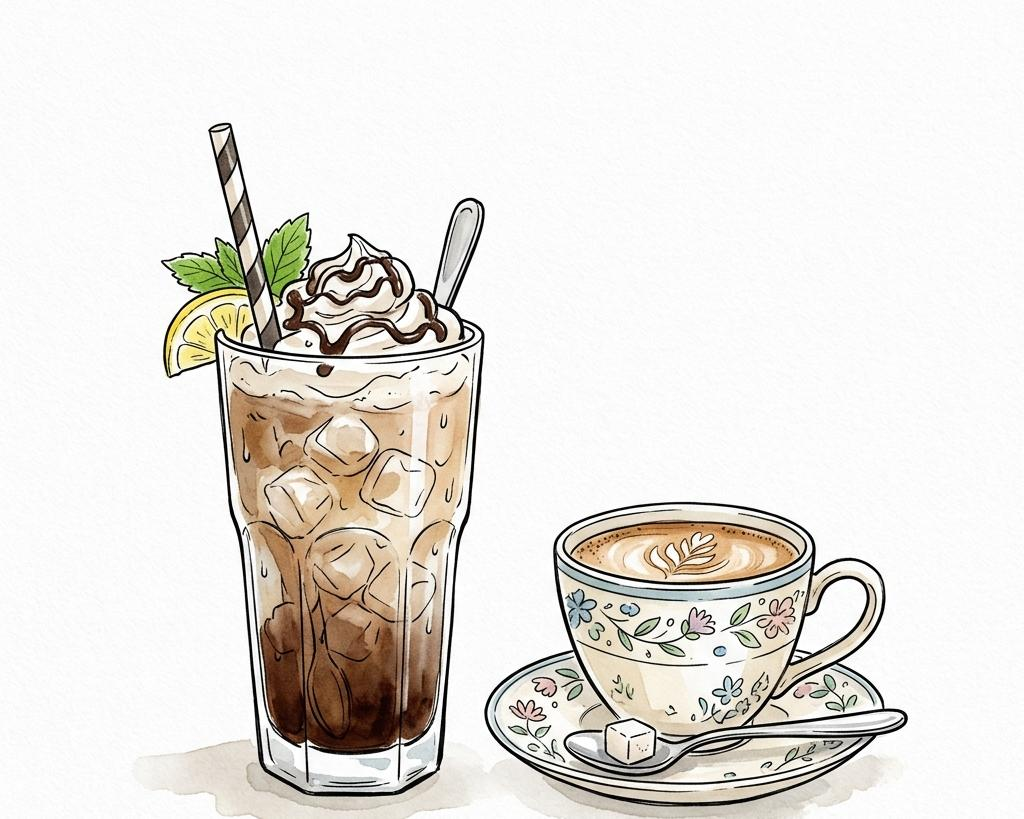
#> input picture assets/beverages.jpg, 1024 x 819 px
$ python fix_images.py
#> lines starting #> are read from the running program, lines starting #| are printed output that depends on the picture
from PIL import Image
import glob
import os

images = ["assets/beverages.jpg", "assets/food.jpg", "assets/salad.jpg"]

for img_path in images:
    if os.path.exists(img_path):
        img = Image.open(img_path)
#> img is the input picture: PIL image 1024x819 RGB; mean R, G, B 230.9, 227.6, 222.7
        width, height = img.size
#> width = 1024; height = 819

        # Crop the bottom 20% to remove text
        # crop tuple is (left, upper, right, lower)
        cropped_img = img.crop((0, 0, width, int(height * 0.8)))
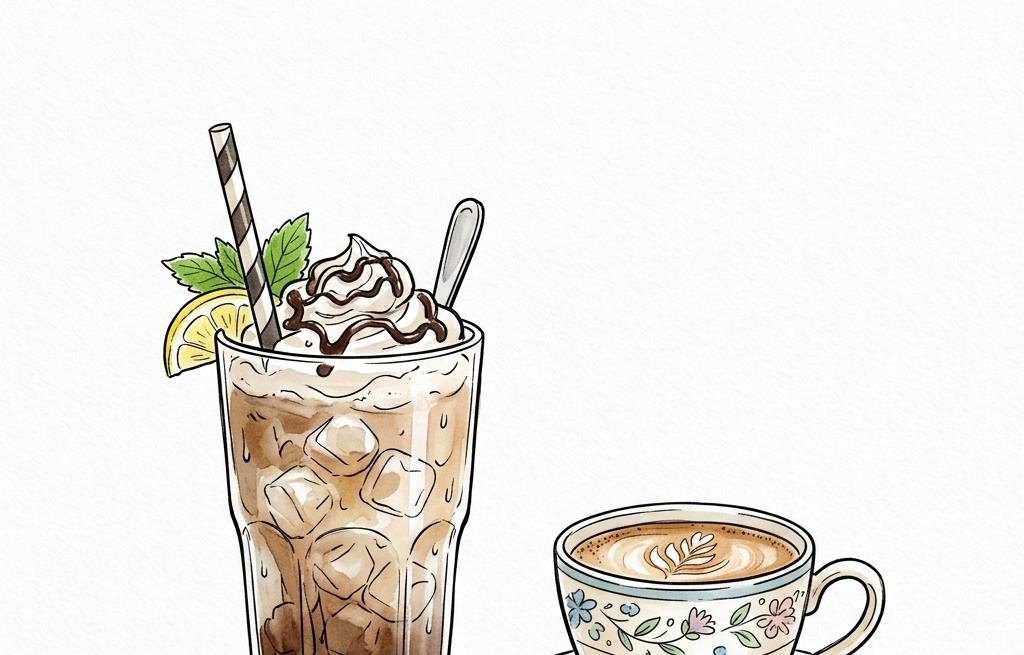
#> cropped_img: PIL image 1024x655 RGB; mean R, G, B 236.5, 233.5, 228.9
        cropped_img.save(img_path)
        print(f"Cropped {img_path}")
#> pass 2 of the loop `for img_path in images:`:
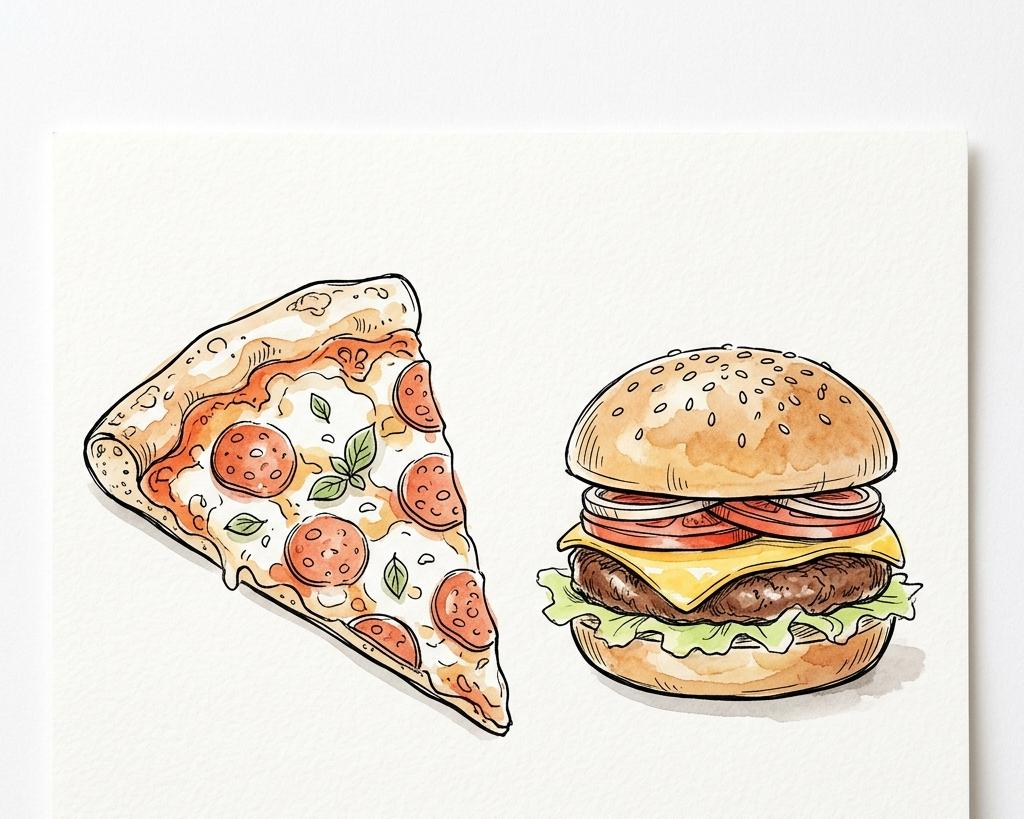
#> input picture assets/food.jpg, 1024 x 819 px
#> img is the input picture: PIL image 1024x819 RGB; mean R, G, B 233, 224.6, 214.2
#> `cropped_img = img.crop((0, 0, width, int(height * 0.8)))`:
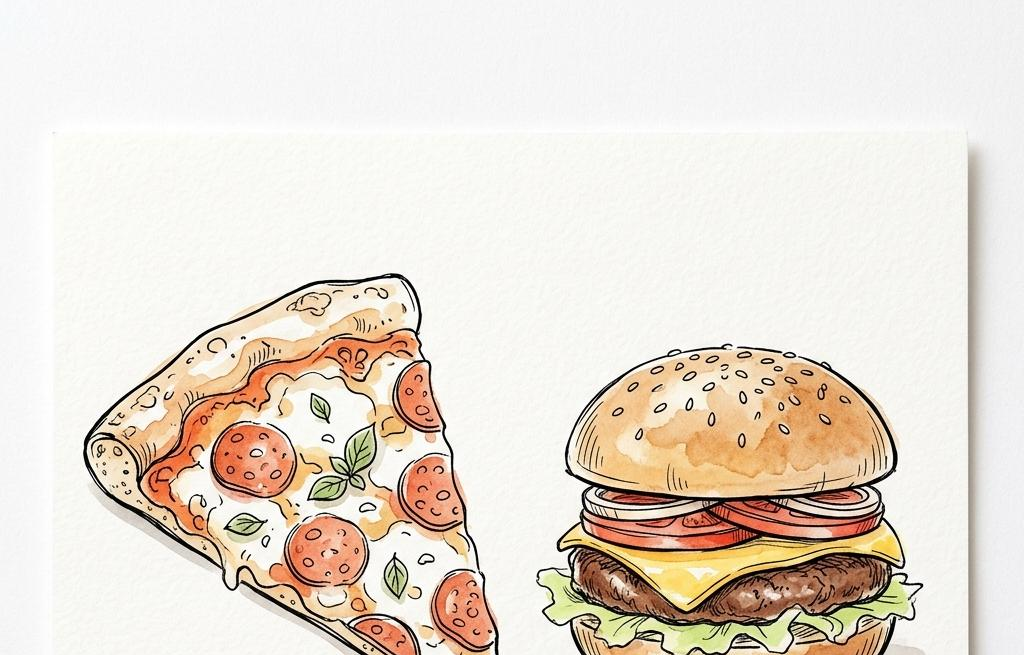
#> cropped_img: PIL image 1024x655 RGB; mean R, G, B 231.9, 222.3, 211.2
#> pass 3 of the loop `for img_path in images:`:
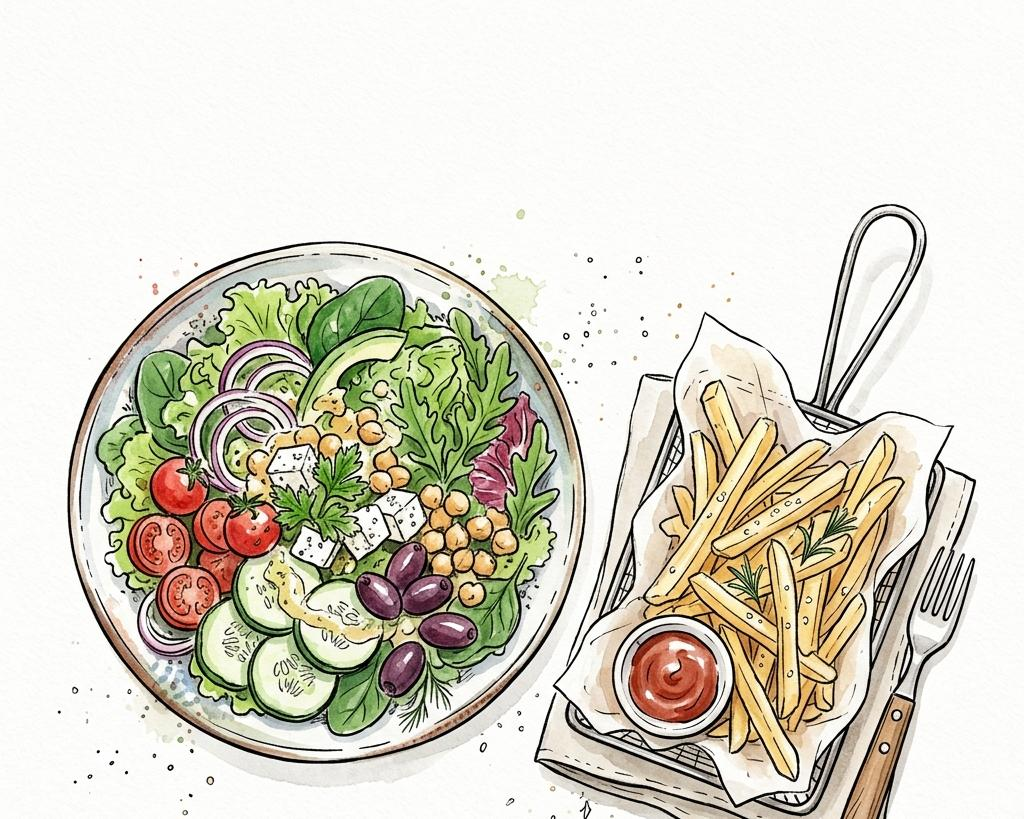
#> input picture assets/salad.jpg, 1024 x 819 px
#> img is the input picture: PIL image 1024x819 RGB; mean R, G, B 216.6, 212.9, 199.4
#> `cropped_img = img.crop((0, 0, width, int(height * 0.8)))`:
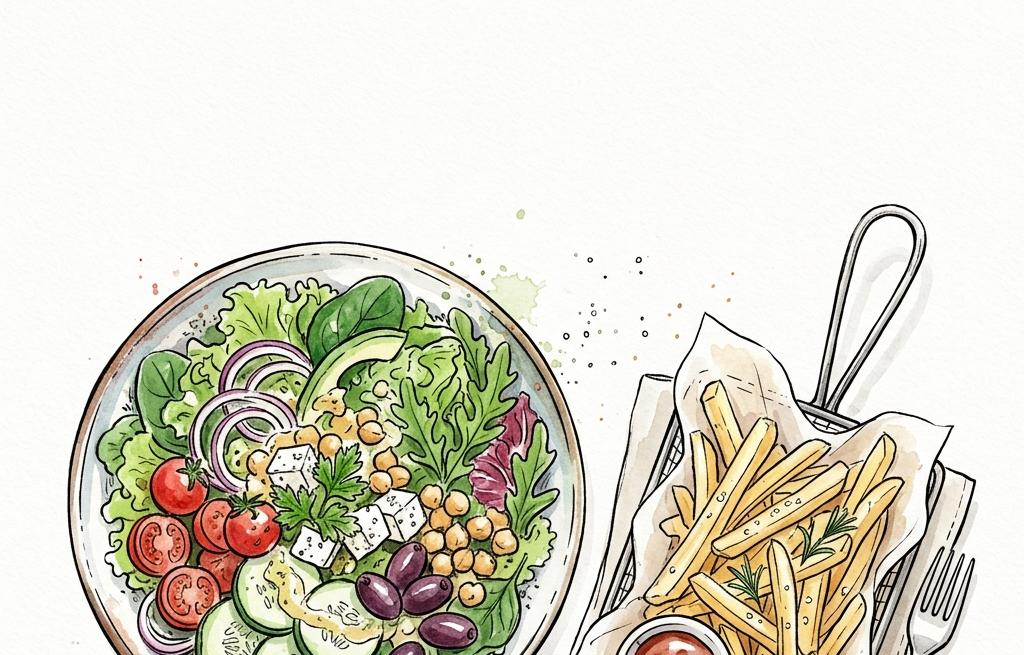
#> cropped_img: PIL image 1024x655 RGB; mean R, G, B 218.3, 215.2, 201.2
